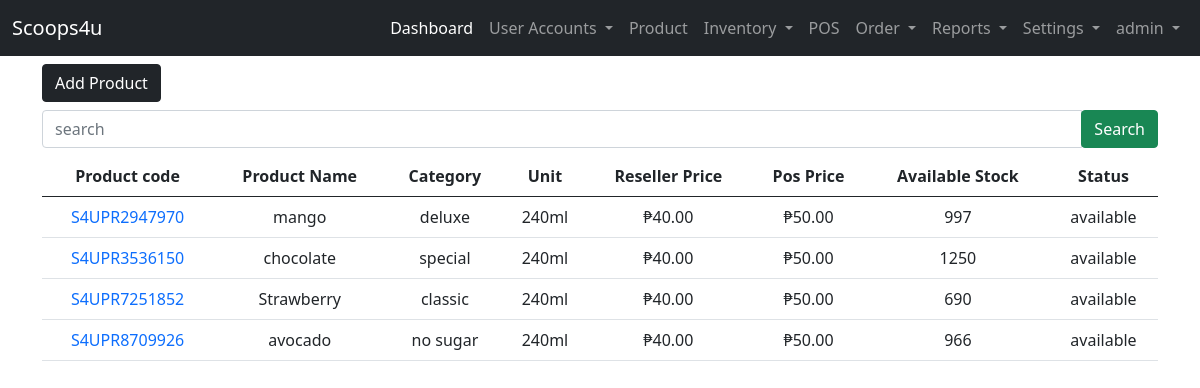
/user-site/product/ (signed in), run on an earlier commit of the app's database.
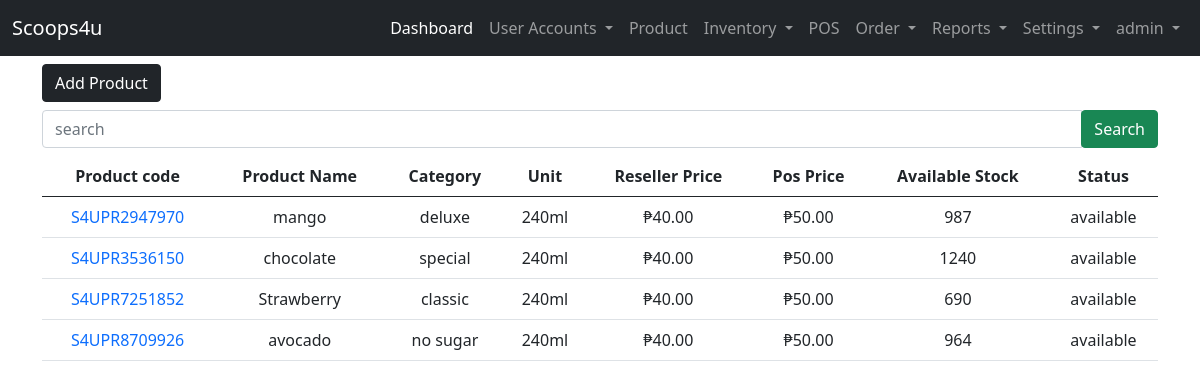
And on a later commit of the database.
### admin_site/models.py (models this page shows, shortened)
class Product(models.Model):
    STATUS = (("available","available"),("not available","not available"))
    product_code =  models.CharField(unique=True, max_length=200, verbose_name='Product Code')
    product_category =  models.CharField(max_length=200, verbose_name='Category')
    product_name=  models.CharField(max_length=200, verbose_name='Product Name')
    product_unit =  models.CharField(max_length=200, verbose_name='Unit')
    product_ResellerPrice =   models.BigIntegerField(null=True, verbose_name='Reseller Price')
    product_price =   models.BigIntegerField(null=True, verbose_name='Pos Price')
    product_stock =  models.BigIntegerField(null=True, verbose_name='Available Stock')
    product_status =  models.CharField(max_length=200, choices=STATUS, verbose_name='Status')

### admin_site/views.py (the view)
# urls.py: path('product/', views.list_products, name='list_product'),
@login_required(login_url='landing_page:login')
def list_products(request):
    list_products = Product.objects.all().order_by('-id')
    context = {'list_products':list_products}
    return render(request, 'admin_site/products/product.html', context)

### templates/admin_site/products/product.html (shortened to what this page needs)
{% extends 'admin_site/base.html' %}
{% block content %}
{% load humanize %}
<a href="{% url 'admin_site:add_product' %}" class="btn btn-dark">Add Product</a>
<form action="{% url 'admin_site:search_product' %}" method="GET" class="my-2">
    <div class="input-group">
        <input type="text" class="form-control" name="search" placeholder="search" required>
        <div class="input-group-append">
            <button class="btn btn-success" type="submit">Search</button>
        </div>
    </div>
</form>
<table class="table table-hover text-center">
    <thead>
    <tr>
        <th>Product code </th>
        <th>Product Name</th>
        <th>Category</th>
        <th>Unit</th>
        <th>Reseller Price</th>
        <th>Pos Price</th>
        <th>Available Stock</th>
        <th>Status</th>
    </tr>
    </thead>
    {% if list_products %}
    <tbody>
        {% for list in list_products %}
    <tr>
        <td><a href="{% url 'admin_site:view_product' list.id %}" class="text-decoration-none">{{ list.product_code }}</a></td>
        <td>{{ list.product_name }}</td>
        <td>{{ list.product_category }}</td>
        <td>{{ list.product_unit }}</td>
        <td>&#8369;{{ list.product_ResellerPrice|floatformat:2|intcomma  }}</td>
        <td>&#8369;{{ list.product_price|floatformat:2|intcomma}}</td>
        <td>{{ list.product_stock }}</td>
        <td>{{ list.product_status }}</td>
    </tr>
        {% endfor %}
    </tbody>
    {% endif %}
</table>
{% endblock content %}

What changed in the data, as far as the page shows it:
changed Product "S4UPR2947970": product_stock "997" → "987"
changed Product "S4UPR3536150": product_stock "1250" → "1240"
changed Product "S4UPR8709926": product_stock "966" → "964"
